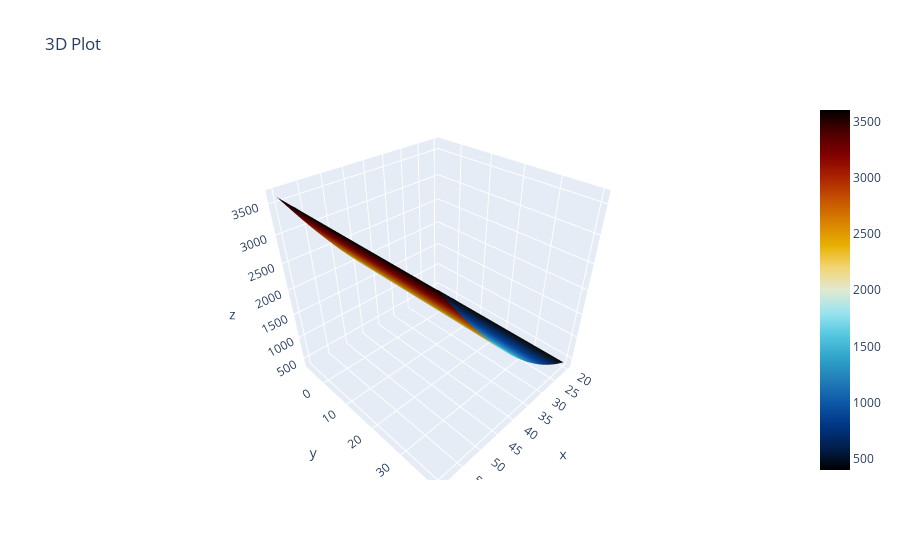

The code cell stored with this chart in its notebook:
### Code cell
from bokeh.plotting import output_file,show,figure
import plotly.graph_objects as go
import numpy as np

x,y=np.meshgrid(np.linspace(20,60,40),np.linspace(-7,40,40))
z=np.sin(x)+x**2+1/y

trace=go.Surface(x=x,y=y,z=z,colorscale='icefire')
fig=go.Figure(data=[trace],layout=go.Layout(title='3D Plot'),)
fig.show()

### Figure 1 — Plotly figure (JSON) as saved in the notebook; plotly's stock layout.template omitted (floating-point values rounded to 4 significant figures; data arrays with more than 128 entries replaced by an {"elided": "..."} marker saying what was removed)
{"data": [{"colorscale": [[0, "#000000"], [0.0625, "#001f4d"], [0.125, "#003786"], [0.1875, "#0e58a8"], [0.25, "#217eb8"], [0.3125, "#30a4ca"], [0.375, "#54c8df"], [0.4375, "#9be4ef"], [0.5, "#e1e9d1"], [0.5625, "#f3d573"], [0.625, "#e7b000"], [0.6875, "#da8200"], [0.75, "#c65400"], [0.8125, "#ac2301"], [0.875, "#820000"], [0.9375, "#4c0000"], [1, "#000000"]], "type": "surface", "x": {"elided": "40x40 float values"}, "y": {"elided": "40x40 float values"}, "z": {"elided": "40x40 float values"}}], "layout": {"title": {"text": "3D Plot"}}}
